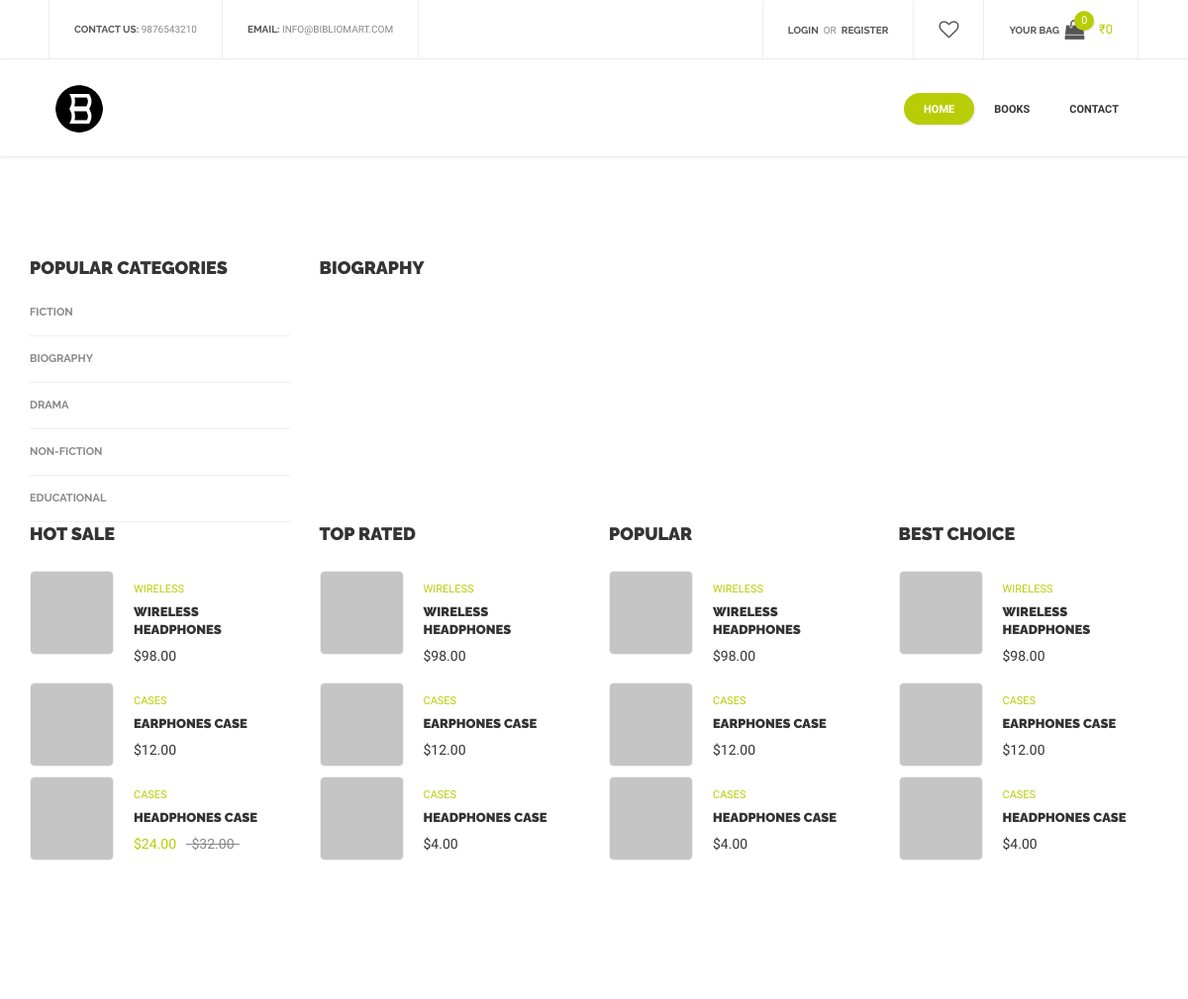
The app's page /books/Biography with its own data.
### models.py (models this page shows, shortened)
class Category(db.Model):
    __tablename__ = "category"
    id = db.Column(db.String, primary_key=True)
    name = db.Column(db.String, nullable=False)

### app.py (the view)
@app.route('/books', methods = ['GET', 'POST'])
@app.route('/books/<category>', methods = ['GET', 'POST'])
def product_list_page(category=''):
    categories = Category.query.all()
    if current_user.is_authenticated:
        cart = g.user.cart.first()
        if not cart:
            cart = Cart(g.user.id)
    else:
        cart=None
    if category:
        selected_category = Category.query.filter_by(name=category)
        if not selected_category:
            return redirect(urlfor('error_404'))
        else:
            books = Book.query.filter(Book.category.has(name=category)).all()
    else:
        books = Book.query.all()
    page = category.capitalize()
    return render_template('products_list.html',page=page, categories=categories, books=books, cart=cart)

### app.py (called while the page is built)
@app.before_request
def before_request():
    g.user = current_user

### templates/products_list.html (shortened to what this page needs)
<!DOCTYPE html>
<html lang="en">
<head>
    <link href="{{ url_for('static', filename='css/bootstrap.min.css')}}" rel="stylesheet">
    <link href="{{ url_for('static', filename='css/bootstrap.extension.css')}}" rel="stylesheet">
    <link href="{{ url_for('static', filename='css/style.css')}}" rel="stylesheet">
    <link href="{{ url_for('static', filename='css/swiper.css')}}" rel="stylesheet">
    <link href="{{ url_for('static', filename='css/sumoselect.css')}}" rel="stylesheet">
    <link href="{{ url_for('static', filename='css/font-awesome.min.css')}}" rel="stylesheet">
</head>
<body class="fonts-1">
    <div id="content-block">
        {% include 'header.html' %}
        <div class="container">
            <div class="empty-space col-xs-b15 col-sm-b50 col-md-b100"></div>
            <div class="row">
                <div class="col-md-9 col-md-push-3">
                    <div class="align-inline spacing-1">
                        <div class="h4">{{page}}</div>
                    </div>
                    <div class="empty-space col-xs-b25 col-sm-b60"></div>
                </div>
                <div class="col-md-3 col-md-pull-9">
                    <div class="h4 col-xs-b10">popular categories</div>
                    <ul class="categories-menu transparent">
                        {% for i in categories %}
                        <li>
                            <a href="/books/{{i.name}}">{{i.name}}</a>
                        </li>
                        {% endfor %}
                    </ul>
                </div>
            </div>
            <div class="row">
                <div class="col-sm-6 col-md-3 col-xs-b25">
                    <div class="h4 col-xs-b25">Hot Sale</div>
                    <div class="product-shortcode style-4 rounded clearfix">
                        <a class="preview" href="#"><img src="../static/img/product-28.jpg" alt="" /></a>
                        <div class="description">
                            <div class="simple-article color size-1 col-xs-b5"><a href="#">WIRELESS</a></div>
                            <h6 class="h6 col-xs-b10"><a href="#">wireless headphones</a></h6>
                            <div class="simple-article dark">$98.00</div>
                        </div>
                    </div>
                    <div class="product-shortcode style-4 rounded clearfix">
                        <a class="preview" href="#"><img src="../static/img/product-29.jpg" alt="" /></a>
                        <div class="description">
                            <div class="simple-article color size-1 col-xs-b5"><a href="#">CASES</a></div>
                            <h6 class="h6 col-xs-b10"><a href="#">earphones case</a></h6>
                            <div class="simple-article dark">$12.00</div>
                        </div>
                    </div>
                    <div class="product-shortcode style-4 rounded clearfix">
                        <a class="preview" href="#"><img src="../static/img/product-30.jpg" alt="" /></a>
                        <div class="description">
                            <div class="simple-article color size-1 col-xs-b5"><a href="#">CASES</a></div>
                            <h6 class="h6 col-xs-b10"><a href="#">headphones case</a></h6>
                            <div class="simple-article"><span class="color">$24.00</span>&nbsp;&nbsp;&nbsp;<span class="line-through">$32.00</span></div>
                        </div>
                    </div>
                </div>
                <div class="col-sm-6 col-md-3 col-xs-b25">
                    <div class="h4 col-xs-b25">Top Rated</div>
                    <div class="product-shortcode style-4 rounded clearfix">
                        <a class="preview" href="#"><img src="../static/img/product-31.jpg" alt="" /></a>
                        <div class="description">
                            <div class="simple-article color size-1 col-xs-b5"><a href="#">WIRELESS</a></div>
                            <h6 class="h6 col-xs-b10"><a href="#">wireless headphones</a></h6>
                            <div class="simple-article dark">$98.00</div>
                        </div>
                    </div>
                    <div class="product-shortcode style-4 rounded clearfix">
                        <a class="preview" href="#"><img src="../static/img/product-32.jpg" alt="" /></a>
                        <div class="description">
                            <div class="simple-article color size-1 col-xs-b5"><a href="#">CASES</a></div>
                            <h6 class="h6 col-xs-b10"><a href="#">earphones case</a></h6>
                            <div class="simple-article dark">$12.00</div>
                        </div>
                    </div>
                    <div class="product-shortcode style-4 rounded clearfix">
                        <a class="preview" href="#"><img src="../static/img/product-33.jpg" alt="" /></a>
                        <div class="description">
                            <div class="simple-article color size-1 col-xs-b5"><a href="#">CASES</a></div>
                            <h6 class="h6 col-xs-b10"><a href="#">headphones case</a></h6>
                            <div class="simple-article dark">$4.00</div>
                        </div>
                    </div>
                </div>
                <div class="col-sm-6 col-md-3 col-xs-b25">
                    <div class="h4 col-xs-b25">Popular</div>
                    <div class="product-shortcode style-4 rounded clearfix">
                        <a class="preview" href="#"><img src="../static/img/product-34.jpg" alt="" /></a>
                        <div class="description">
                            <div class="simple-article color size-1 col-xs-b5"><a href="#">WIRELESS</a></div>
                            <h6 class="h6 col-xs-b10"><a href="#">wireless headphones</a></h6>
                            <div class="simple-article dark">$98.00</div>
                        </div>
                    </div>
                    <div class="product-shortcode style-4 rounded clearfix">
                        <a class="preview" href="#"><img src="../static/img/product-35.jpg" alt="" /></a>
                        <div class="description">
                            <div class="simple-article color size-1 col-xs-b5"><a href="#">CASES</a></div>
                            <h6 class="h6 col-xs-b10"><a href="#">earphones case</a></h6>
                            <div class="simple-article dark">$12.00</div>
                        </div>
                    </div>
                    <div class="product-shortcode style-4 rounded clearfix">
                        <a class="preview" href="#"><img src="../static/img/product-36.jpg" alt="" /></a>
                        <div class="description">
                            <div class="simple-article color size-1 col-xs-b5"><a href="#">CASES</a></div>
                            <h6 class="h6 col-xs-b10"><a href="#">headphones case</a></h6>
                            <div class="simple-article dark">$4.00</div>
                        </div>
                    </div>
                </div>
                <div class="col-sm-6 col-md-3 col-xs-b25">
                    <div class="h4 col-xs-b25">Best Choice</div>
                    <div class="product-shortcode style-4 rounded clearfix">
                        <a class="preview" href="#"><img src="../static/img/product-37.jpg" alt="" /></a>
                        <div class="description">
                            <div class="simple-article color size-1 col-xs-b5"><a href="#">WIRELESS</a></div>
                            <h6 class="h6 col-xs-b10"><a href="#">wireless headphones</a></h6>
                            <div class="simple-article dark">$98.00</div>
                        </div>
                    </div>
                    <div class="product-shortcode style-4 rounded clearfix">
                        <a class="preview" href="#"><img src="../static/img/product-38.jpg" alt="" /></a>
                        <div class="description">
                            <div class="simple-article color size-1 col-xs-b5"><a href="#">CASES</a></div>
                            <h6 class="h6 col-xs-b10"><a href="#">earphones case</a></h6>
                            <div class="simple-article dark">$12.00</div>
                        </div>
                    </div>
                    <div class="product-shortcode style-4 rounded clearfix">
                        <a class="preview" href="#"><img src="../static/img/product-39.jpg" alt="" /></a>
                        <div class="description">
                            <div class="simple-article color size-1 col-xs-b5"><a href="#">CASES</a></div>
                            <h6 class="h6 col-xs-b10"><a href="#">headphones case</a></h6>
                            <div class="simple-article dark">$4.00</div>
                        </div>
                    </div>
                </div>
            </div>
        </div>
        <div class="empty-space col-xs-b15 col-sm-b45"></div>
        <div class="empty-space col-md-b70"></div>
    </div>
</body>
</html>

### templates/header.html (shortened to what this page needs)
<header>
    <div class="header-top">
        <div class="content-margins">
            <div class="row">
                <div class="col-md-5 hidden-xs hidden-sm">
                    <div class="entry"><b>contact us:</b> <a href="tel:+9876543210">9876543210</a></div>
                    <div class="entry"><b>email:</b> <a href="mailto:info@bibliomart.com">info@bibliomart.com</a></div>
                </div>
                <div class="col-md-7 col-md-text-right">
                    {% if not g.user.is_authenticated %}
                    <div class="entry"><a href="/login"><b>login</b></a>&nbsp; or &nbsp;<a href="/register"><b>register</b></a></div>
                    {% else %}
                    <div class="entry"><a href="/logout"><b>logout</b></a></div>
                    {% endif %}
                    <div class="entry hidden-xs hidden-sm"><a href="#"><i class="fa fa-heart-o" aria-hidden="true"></i></a></div>
                    <div class="entry hidden-xs hidden-sm cart">
                        <a href="/cart">
                            <b class="hidden-xs">Your bag</b>
                            <span class="cart-icon">
                                <i class="fa fa-shopping-bag" aria-hidden="true"></i>
                                <span class="cart-label">{{cart.book_count if cart.book_count else 0}}</span>
                            </span>
                            <span class="cart-title hidden-xs">₹{{cart.total_price if cart.total_price else 0}}</span>
                        </a>
                    </div>
                </div>
            </div>
        </div>
    </div>
    <div class="header-bottom">
        <div class="content-margins">
            <div class="row">
                <div class="col-xs-3 col-sm-1">
                    <a id="logo" href="index.html"><img src="{{ url_for('static', filename='files/images/favicon.png')}}" alt="">Bibliomart</a>
                </div>
                <div class="col-xs-9 col-sm-11 text-right">
                    <div class="nav-wrapper">
                        <nav>
                            <ul>
                                <li class="active">
                                    <a href="/">Home</a>
                                </li>
                                <li>
                                    <a href="/books">Books</a>
                                </li>
                                <li><a href="/contact">contact</a></li>
                            </ul>
                        </nav>
                    </div>
                </div>
            </div>
        </div>
    </div>
</header>
<div class="header-empty-space"></div>

### records on screen
Category: name "BIOGRAPHY"
Category: name "FICTION"
Category: name "DRAMA"
Category: name "NON-FICTION"
Category: name "EDUCATIONAL"

### other values on screen
{{ cart.book_count if cart.book_count else 0 }} "0"
{{ cart.total_price if cart.total_price else 0 }} "0"
